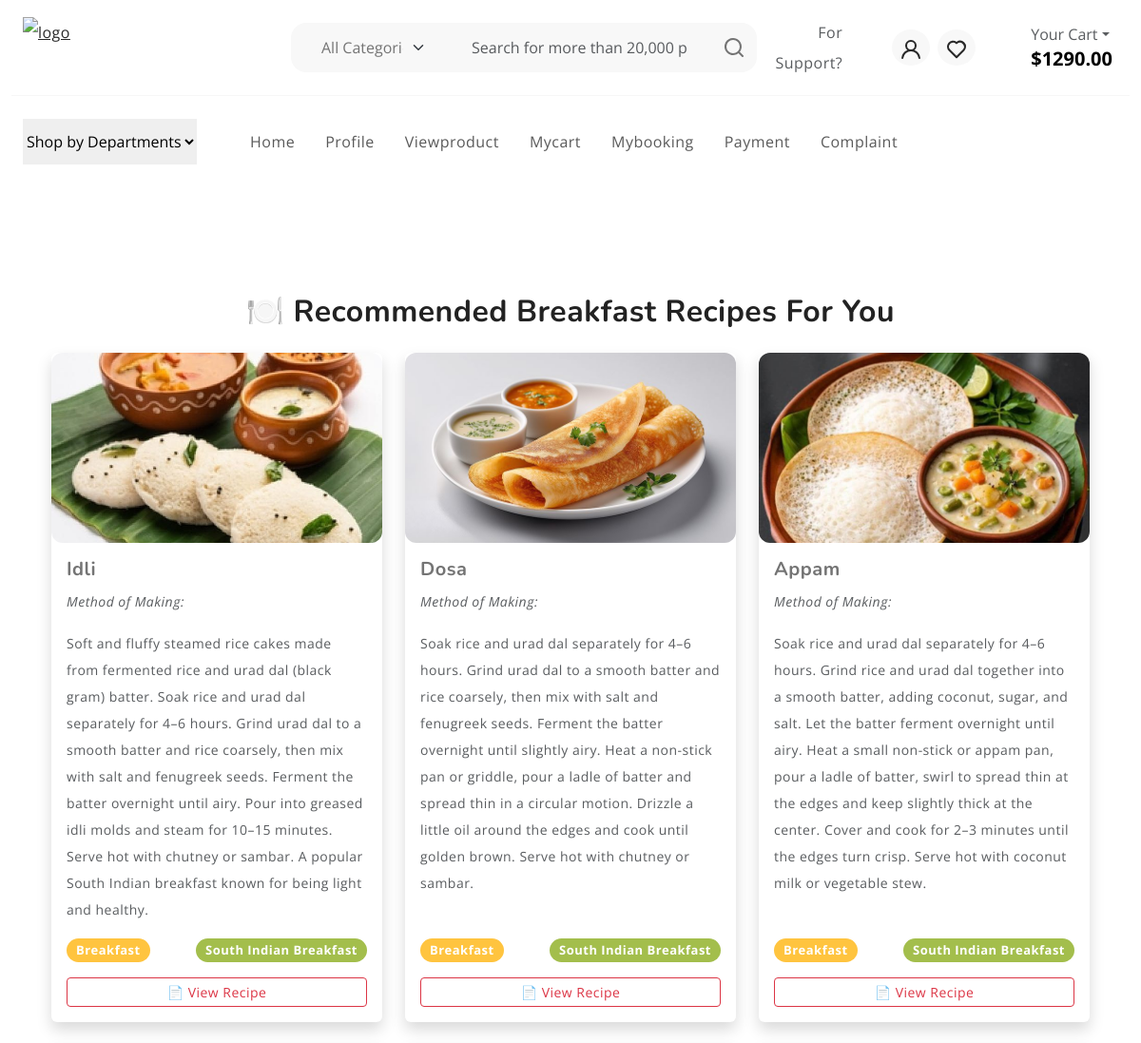
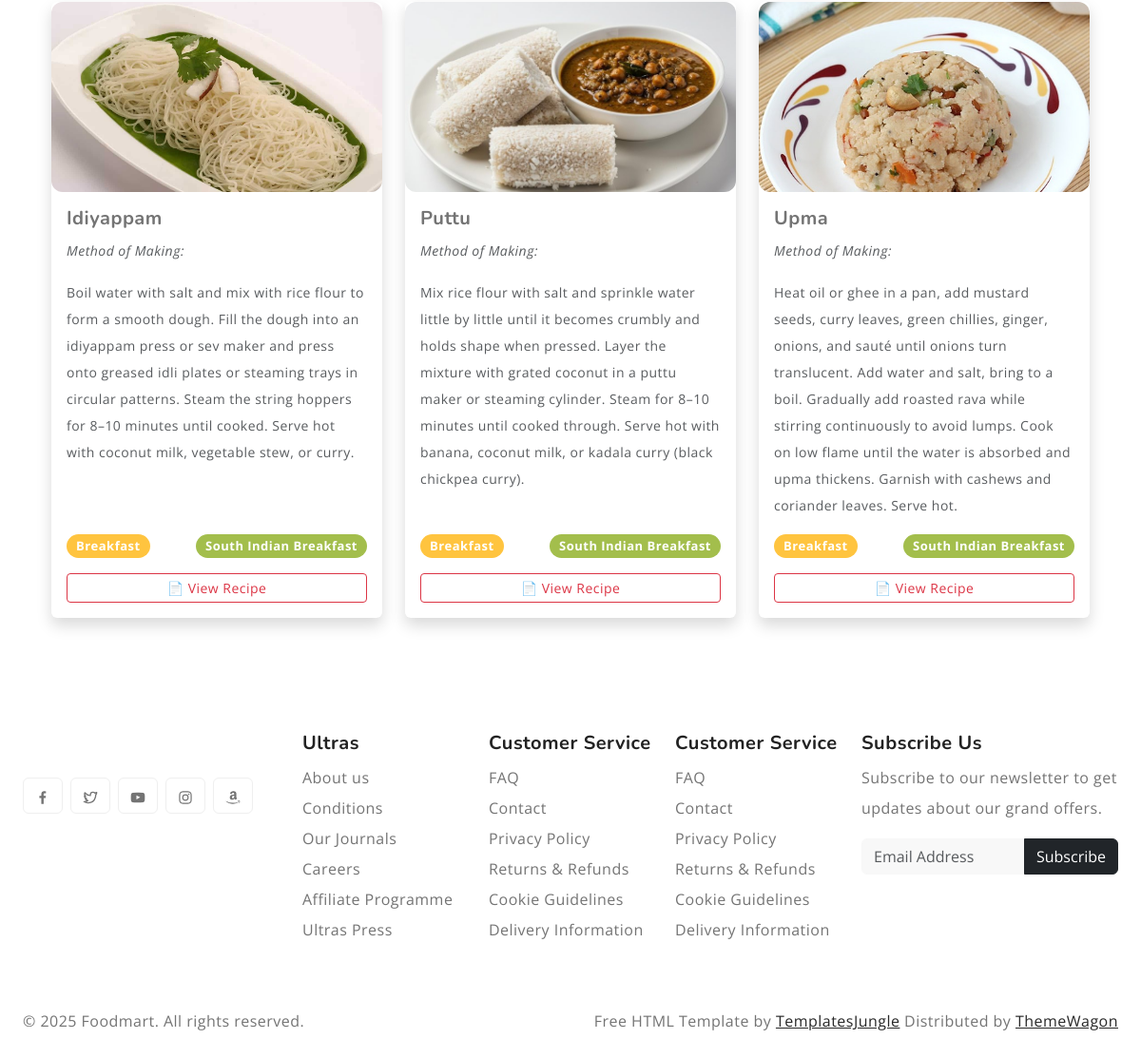
The app's page /User/timerecipe/ with its own data (2 pictures, top to bottom).
### Admin/models.py (models this page shows)
class tbl_mealtype(models.Model):
    mealtype_name=models.CharField(max_length=50)
    meal_fromtime=models.TimeField()
    meal_totime=models.TimeField()

class tbl_recipe(models.Model):
    recipe_name=models.CharField(max_length=50)
    recipe_details=models.CharField(max_length=70)
    recipe_file=models.FileField(upload_to ='Assets/RecipeDocs')
    recipe_video = models.FileField(upload_to='Assets/RecipeVideos/',
    validators=[FileExtensionValidator(allowed_extensions=['mp4', 'mov', 'avi'])], null=True,blank=True)
    mealtype=models.ForeignKey(tbl_mealtype,on_delete=models.CASCADE)
    foodcategory=models.ForeignKey(tbl_foodcategory,on_delete=models.CASCADE)
    diet_info = models.CharField(max_length=70, blank=True)

class tbl_foodcategory(models.Model):
   foodcategory_name=models.CharField(max_length=50)

### User/views.py (the view)
# urls.py: path('timerecipe/', views.time_based_recipe, name='timerecipe'),
def time_based_recipe(request):
    current_time = datetime.now().time()
    mealdata = tbl_mealtype.objects.filter(
        meal_fromtime__lte=current_time,
        meal_totime__gte=current_time
    ).first()
    if mealdata:
        recipedata = tbl_recipe.objects.filter(mealtype=mealdata)
        meal = mealdata.mealtype_name
    else:
        recipedata = tbl_recipe.objects.all()
        meal = "Recommended"
    return render(request,"User/TimeBasedRecipe.html",{
        'recipedata':recipedata,
        'meal':meal
    })

### User/Templates/User/TimeBasedRecipe.html (shortened to what this page needs)
{% extends 'User/Head.html' %}
{% load static %}
{% block content %}
<div class="container py-5">
    <h2 class="text-center mb-4 fw-bold">
        🍽️ Recommended {{meal}} Recipes For You
    </h2>
    <div class="row">
        {% for i in recipedata %}
        <div class="col-lg-4 col-md-6 col-sm-12 mb-4">
            <div class="card recipe-card border-0 shadow h-100">
                <img src="{{i.recipe_file.url}}" class="card-img-top" alt="{{i.recipe_name}}">
                <div class="card-body d-flex flex-column">
                    <h5 class="card-title fw-bold">{{i.recipe_name}}</h5>
                    <p class="card-text text-muted small">
                       <i> Method of Making:</i>
                    </p>
                    <p class="card-text text-muted small">
                        {{i.recipe_details}}
                    </p>
                    <div class="d-flex justify-content-between mt-auto">
                        <span class="badge bg-primary">
                            {{i.mealtype.mealtype_name}}
                        </span>
                        <span class="badge bg-success">
                            {{i.foodcategory.foodcategory_name}}
                        </span>
                    </div>
                    <a href="{% url 'User:Viewingrediants' i.id %}" target="_blank"
                       class="btn btn-outline-danger btn-sm w-100 mt-3">
                        📄 View Recipe
                    </a>
                </div>
            </div>
        </div>
        {% empty %}
        <h4 class="text-center text-danger">No Recipe Available</h4>
        {% endfor %}
    </div>
</div>
{% endblock content %}

### Guest/static/User/style.css (style rules this page uses)
:root { --header-height : 160px; --header-height-min : 80px; }
:root { --accent-color : #FFC43F; --dark-color : #222222; --light-dark-color : #727272; --light-color : #fff; --grey-color : #dbdbdb; --light-grey-color : #fafafa; --primary-color : #6995B1; --light-primary-color : #eef1f3; }
:root { --body-font : "Open Sans", sans-serif; --heading-font : "Nunito", sans-serif; }
body { --bs-link-color: #333; --bs-link-hover-color:#333; --bs-link-color-rgb: 40,40,40; --bs-link-hover-color-rgb: 0,0,0; --bs-light-rgb: 248, 248, 248; --bs-font-sans-serif: "Open Sans", sans-serif; --bs-body-font-family: var(--bs-font-sans-serif); --bs-body-font-size: 1rem; --bs-body-font-weight: 400; --bs-body-line-height: 2; --bs-body-color: #747474; --bs-primary: #FFC43F; --bs-primary-rgb: 255, 196, 63; --bs-success: #a3be4c; --bs-success-rgb: 163, 190, 76; --bs-primary-bg-subtle: #FFF9EB; --bs-success-bg-subtle: #eef5e5; --bs-border-color: #F7F7F7; --bs-secondary-rgb: 230, 243, 251; --bs-danger-rgb: 249, 235, 231; --bs-warning-rgb: 255, 249, 235; --bs-info-rgb: 230, 243, 250; }
body { letter-spacing: 0.03em; }
h1,h2,h3,h4,h5,h6 { font-family: var(--heading-font); color: var(--dark-color); font-weight: 700; }
.container, .container-fluid, .container-lg, .container-md, .container-sm, .container-xl, .container-xxl { --bs-gutter-x: 3rem; }

### User/Templates/User/TimeBasedRecipe.html (style rules this page uses)
.recipe-card img { height: 200px; object-fit: cover; border-radius: 12px; }
.recipe-card { transition: 0.3s ease-in-out; }
.badge { font-size: 13px; padding: 6px 10px; border-radius: 20px; }

### records on screen
tbl_mealtype: mealtype_name "Breakfast"
tbl_recipe: recipe_file (picture), recipe_name "Idli", recipe_details "Soft and fluffy steamed rice cakes made from fermented rice and urad dal (black gram) batter. Soak rice and urad dal separately for 4–6 hours. Grind urad dal to a smooth batter and rice coarsely, then mix with salt and fenugreek seeds. Ferment the batter overnight until airy. Pour into greased idli molds and steam for 10–15 minutes. Serve hot with chutney or sambar. A popular South Indian breakfast known for being light and healthy.", mealtype.mealtype_name "Breakfast", foodcategory.foodcategory_name "South Indian Breakfast"
tbl_recipe: recipe_file (picture), recipe_name "Dosa", recipe_details "Soak rice and urad dal separately for 4–6 hours. Grind urad dal to a smooth batter and rice coarsely, then mix with salt and fenugreek seeds. Ferment the batter overnight until slightly airy. Heat a non-stick pan or griddle, pour a ladle of batter and spread thin in a circular motion. Drizzle a little oil around the edges and cook until golden brown. Serve hot with chutney or sambar.", mealtype.mealtype_name "Breakfast", foodcategory.foodcategory_name "South Indian Breakfast"
tbl_recipe: recipe_file (picture), recipe_name "Appam", recipe_details "Soak rice and urad dal separately for 4–6 hours. Grind rice and urad dal together into a smooth batter, adding coconut, sugar, and salt. Let the batter ferment overnight until airy. Heat a small non-stick or appam pan, pour a ladle of batter, swirl to spread thin at the edges and keep slightly thick at the center. Cover and cook for 2–3 minutes until the edges turn crisp. Serve hot with coconut milk or vegetable stew.", mealtype.mealtype_name "Breakfast", foodcategory.foodcategory_name "South Indian Breakfast"
tbl_recipe: recipe_file (picture), recipe_name "Idiyappam", recipe_details "Boil water with salt and mix with rice flour to form a smooth dough. Fill the dough into an idiyappam press or sev maker and press onto greased idli plates or steaming trays in circular patterns. Steam the string hoppers for 8–10 minutes until cooked. Serve hot with coconut milk, vegetable stew, or curry.", mealtype.mealtype_name "Breakfast", foodcategory.foodcategory_name "South Indian Breakfast"
tbl_recipe: recipe_file (picture), recipe_name "Puttu", recipe_details "Mix rice flour with salt and sprinkle water little by little until it becomes crumbly and holds shape when pressed. Layer the mixture with grated coconut in a puttu maker or steaming cylinder. Steam for 8–10 minutes until cooked through. Serve hot with banana, coconut milk, or kadala curry (black chickpea curry).", mealtype.mealtype_name "Breakfast", foodcategory.foodcategory_name "South Indian Breakfast"
tbl_recipe: recipe_file (picture), recipe_name "Upma", recipe_details "Heat oil or ghee in a pan, add mustard seeds, curry leaves, green chillies, ginger, onions, and sauté until onions turn translucent. Add water and salt, bring to a boil. Gradually add roasted rava while stirring continuously to avoid lumps. Cook on low flame until the water is absorbed and upma thickens. Garnish with cashews and coriander leaves. Serve hot.", mealtype.mealtype_name "Breakfast", foodcategory.foodcategory_name "South Indian Breakfast"
